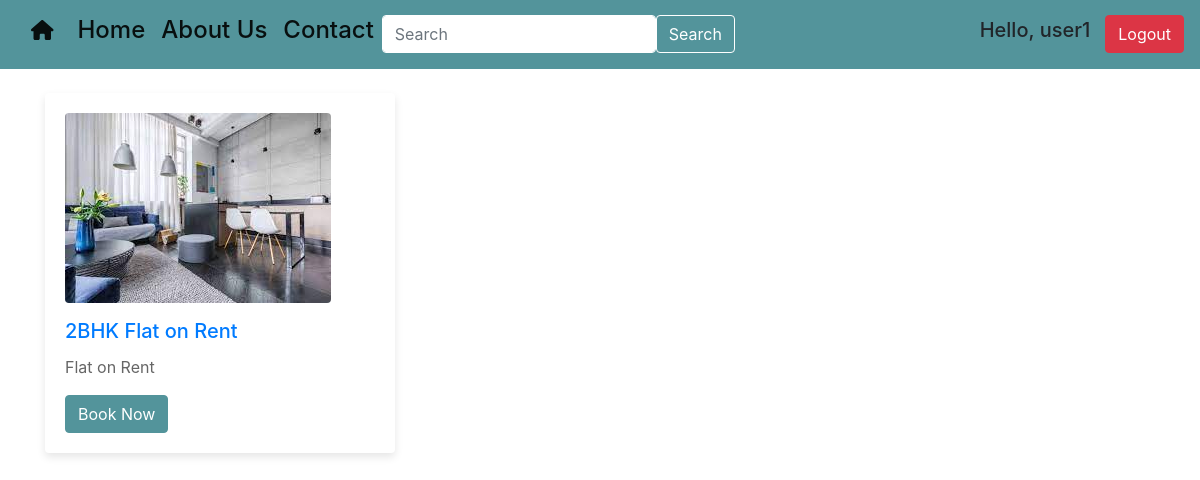
Screenshot of /home/ (signed in) with the database file from the repository.
### rentalaap/models.py (models this page shows, shortened)
class Property (models.Model):
    title = models.CharField(max_length = 20)
    description = models.TextField()
    price = models.FloatField()
    image = models.ImageField(upload_to = 'images/',null=True,blank = True)
    user = models.ForeignKey(User,on_delete = models.CASCADE,blank = True, null = True)
    verbose_plural_name = 'Properties'

### rentalaap/views.py (the view)
# urls.py: 2. Add a URL to urlpatterns:  path('', views.home, name='home')
def home(request):
    try:
        properties = Property.objects.filter(user = request.user)
    except:
        properties = []
    context = {
        'properties':properties
    }
    return render(request,'home.html',context)

### templates/home.html (shortened to what this page needs)
{% load static %}
<!DOCTYPE html>
<html lang="en">
<head>
    <link href="https://stackpath.bootstrapcdn.com/bootstrap/4.5.2/css/bootstrap.min.css" rel="stylesheet">
    <link rel="stylesheet" href="https://cdnjs.cloudflare.com/ajax/libs/font-awesome/6.5.1/css/all.min.css" />
</head>
<body>
    <nav class="navbar navbar-expand-lg navbar-light">
        <div class="container-fluid">
            <a class="navbar-brand h1" href="#"><i class="fa fa-home" aria-hidden="true"></i></a>
            <div class="collapse navbar-collapse" id="navbarSupportedContent">
                <ul class="navbar-nav me-auto mb-2 mb-lg-0">
                    <li class="nav-item">
                        <a class="nav-link active h4" aria-current="page" href="#">Home</a>
                    </li>
                    <li class="nav-item">
                        <a class="nav-link active h4" aria-current="page" href="#">About Us</a>
                    </li>
                    <li class="nav-item">
                        <a class="nav-link active h4" aria-current="page" href="#">Contact</a>
                    </li>
                </ul>
                <form class="d-flex ">
                    <input class="form-control me-2 ms-4" type="search" placeholder="Search" aria-label="Search">
                    <button class="btn btn-outline-light ms-4" type="submit">Search</button>
                </form>
            </div>
            <h5 class="ms-2">Hello, {{user}}</h5>
        </div>
        {% if request.user.is_authenticated %}
        <a href="{% url 'logout' %}" class="btn btn-danger">Logout</a>
        {% else %}
        <a href="{% url 'login' %}" class="btn btn-success">Login</a>
        {% endif %}
    </nav>
    <div class="container mt-4">
        <div class="row">
            {% for property in properties %}
            <div class="col-md-4 mb-4">
                <div class="card">
                    <div class="card-body">
                        {% if property.image %}
                            <img src="{{property.image.url}}" alt="" class="img-fluid rounded mb-3">
                        {% endif %}
                        <h5 class="card-title"> <a href="{% url 'details' property.id %}" class="text-decoration-none">{{property.title}}</a> </h5>
                        <p class="card-text">{{property.description}}</p>
                        <a href="{% url 'book' property.id %}" class="btn btn-primary">Book Now</a>
                    </div>
                </div>
            </div>
            {% endfor %}
        </div>
    </div>
</body>
</html>

### templates/home.html (style rules this page uses)
.navbar { background-color: #53949b; }
.navbar-brand { color: #fff; }
.nav-link { color: #fff; }
.form-control { border-color: #fff; }
.btn-outline-light { color: #fff; border-color: #fff; }
.card { border: none; box-shadow: 0 4px 8px rgba(0, 0, 0, 0.1); transition: 0.3s; }
.card-title { color: #333; }
.card-text { color: #666; }
.btn-primary { background-color: #53949b; border-color: #53949b; }

### rows the page displays
Property: image (picture), title "2BHK Flat on Rent", description "Flat on Rent"

### other values shown
{{ user }} "user1"
